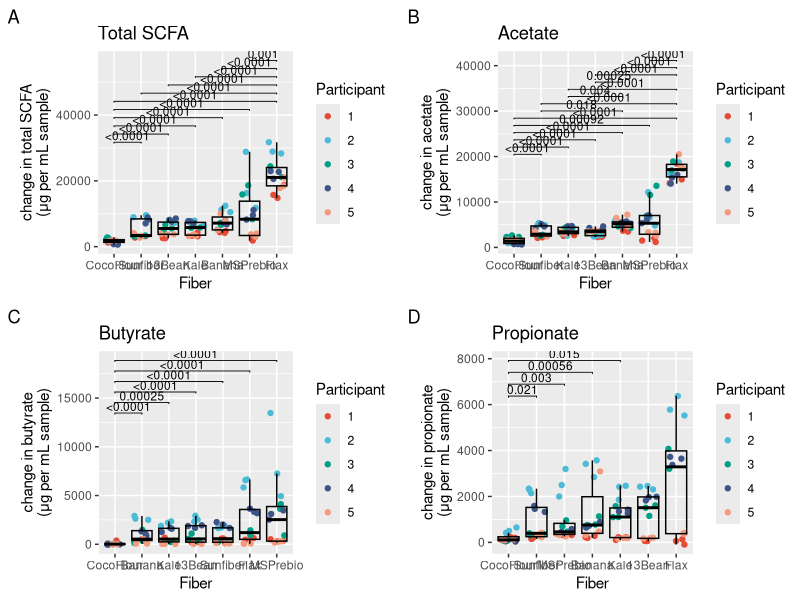

R code for this plot:
# title: genius_fig_6
# author: Sarah Blecksmith
# purpose: change in SCFA by substrate


library(dplyr)
library(ggplot2)
library(ggpubr)
library(ggsci)
library(gridExtra)

scfa <- read.csv("data/scfa_noncontrols_all.csv", header = TRUE, stringsAsFactors = FALSE, check.names = FALSE)


scfa$Day <- factor(scfa$Day, levels = c("d0", "d1", "d2", "d3"), ordered = TRUE)
scfa <- scfa %>%
  dplyr::rename(lactate = "Lactic Acid") %>%
  dplyr::rename(propionate = "Propionic Acid") %>%
  dplyr::rename(acetate = "Acetic Acid") %>%
  dplyr::rename(butyrate = "Butyric Acid") %>%
  mutate(total_scfa = acetate + butyrate + propionate) %>%
  #  select(Day, Subject, Rep, Treat, total_scfa)  %>%
  filter(Subject != "NoSub" & Treat != "ctl-s") %>%
  filter(!(Subject == "Sub3" & Treat == "Flax" & Rep == "C")) %>%
  mutate(Subject = factor(
    Subject,
    levels=c("Sub1", "Sub2", "Sub3", "Sub4", "Sub5"),
    labels=c("1", "2", "3", "4", "5")))


# total scfa
samples_total_scfa <- scfa %>%
  select(Day, Subject, Rep, Treat, total_scfa)  %>%
  filter((Day == "d0" | Day == "d1") & Subject != "NoSub" & Treat != "ctl-s") #%>%

samples_total_scfa_diff <- samples_total_scfa %>%
  dplyr::group_by(Subject, Treat, Rep) %>%
  dplyr::arrange(Day, .by_group=TRUE)  %>%
  dplyr::summarise(
    delta_total_scfa = diff(total_scfa, lag = 1)) 
samples_total_scfa_diff$Treat = reorder(samples_total_scfa_diff$Treat, samples_total_scfa_diff$delta_total_scfa, median)
F6A <- ggplot(samples_total_scfa_diff, aes(x = Treat, y = delta_total_scfa)) +
  geom_point(size = 1.5, aes(color = Subject), position=position_jitter(width=0.3, height = 0.3))+
  geom_boxplot(outlier.shape = NA, color = "black", alpha = 0) + 
  scale_color_npg() +
  labs(title = "Total SCFA", tag = "A", color = "Participant") +
  ylab(paste0("change in total SCFA\n(","\u03bc","g per mL sample)")) +
  xlab("Fiber") +
  geom_pwc(
    method = "wilcox_test", label = "p.adj.format",
    p.adjust.method = "bonferroni",
    bracket.nudge.y = 0,
    hide.ns = TRUE,
    tip.length = .01,
    label.size = 3,
    step.increase = 0.08)

# acetate
samples_acetate <- scfa %>%
  select(Day, Subject, Rep, Treat, acetate)  %>%
  filter((Day == "d0" | Day == "d1") & Subject != "NoSub" & Treat != "ctl-s") #%>%

samples_acetate_diff <- samples_acetate %>%
  dplyr::group_by(Subject, Treat, Rep) %>%
  dplyr::arrange(Day, .by_group=TRUE)  %>%
  dplyr::summarise(
    delta_acetate = diff(acetate, lag = 1)) 
samples_acetate_diff$Treat = reorder(samples_acetate_diff$Treat, samples_acetate_diff$delta_acetate, median)
F6B <- ggplot(samples_acetate_diff, aes(x = Treat, y = delta_acetate)) +
  geom_point(size = 1.5, aes(color = Subject), position=position_jitter(width=0.3, height = 0.3))+
  geom_boxplot(outlier.shape = NA, color = "black", alpha = 0) + 
  scale_color_npg() +
  labs(title = "Acetate", tag = "B", color = "Participant") +
  ylab(paste0("change in acetate\n(","\u03bc","g per mL sample)")) +
  xlab("Fiber") +
  geom_pwc(
    method = "wilcox_test", label = "p.adj.format",
    p.adjust.method = "bonferroni",
    bracket.nudge.y = 0,
    hide.ns = TRUE,
    tip.length = .01,
    label.size = 3,
    step.increase = 0.08)


# butyrate
samples_butyrate <- scfa %>%
  select(Day, Subject, Rep, Treat, butyrate)  %>%
  filter((Day == "d0" | Day == "d1") & Subject != "NoSub" & Treat != "ctl-s") #%>%

samples_butyrate_diff <- samples_butyrate %>%
  dplyr::group_by(Subject, Treat, Rep) %>%
  dplyr::arrange(Day, .by_group=TRUE)  %>%
  dplyr::summarise(
    delta_butyrate = diff(butyrate, lag = 1)) 
samples_butyrate_diff$Treat = reorder(samples_butyrate_diff$Treat, samples_butyrate_diff$delta_butyrate, median)
F6C <- ggplot(samples_butyrate_diff, aes(x = Treat, y = delta_butyrate)) +
  geom_point(size = 1.5, aes(color = Subject), position=position_jitter(width=0.3, height = 0.3))+
  geom_boxplot(outlier.shape = NA, color = "black", alpha = 0) + 
  scale_color_npg() +
  labs(title = "Butyrate", tag = "C", color = "Participant") +
  ylab(paste0("change in butyrate\n(","\u03bc","g per mL sample)")) +
  xlab("Fiber") +
  geom_pwc(
    method = "wilcox_test", label = "p.adj.format",
    p.adjust.method = "bonferroni",
    bracket.nudge.y = 0,
    hide.ns = TRUE,
    tip.length = .01,
    label.size = 3,
    step.increase = 0.08)

# propionate
samples_propionate <- scfa %>%
  select(Day, Subject, Rep, Treat, propionate)  %>%
  filter((Day == "d0" | Day == "d1") & Subject != "NoSub" & Treat != "ctl-s") #%>%

samples_propionate_diff <- samples_propionate %>%
  dplyr::group_by(Subject, Treat, Rep) %>%
  dplyr::arrange(Day, .by_group=TRUE)  %>%
  dplyr::summarise(
    delta_propionate = diff(propionate, lag = 1)) 
samples_propionate_diff$Treat = reorder(samples_propionate_diff$Treat, samples_propionate_diff$delta_propionate, median)
F6D <- ggplot(samples_propionate_diff, aes(x = Treat, y = delta_propionate)) +
  geom_point(size = 1.5, aes(color = Subject), position=position_jitter(width=0.3, height = 0.3))+
  geom_boxplot(outlier.shape = NA, color = "black", alpha = 0) + 
  scale_color_npg() +
  labs(title = "Propionate", tag = "D", color = "Participant") +
  ylab(paste0("change in propionate\n(","\u03bc","g per mL sample)")) +
  xlab("Fiber") +
  geom_pwc(
    method = "wilcox_test", label = "p.adj.format",
    p.adjust.method = "bonferroni",
    bracket.nudge.y = 0,
    hide.ns = TRUE,
    tip.length = .01,
    label.size = 3,
    step.increase = 0.08)


F6 <- grid.arrange(F6A, F6B, F6C, F6D, clip="off", ncol = 2)
ggsave("figure_6.tiff", device = "tiff", dpi = 300, width = 15, height = 9, units = "in", path = "output", F6)
